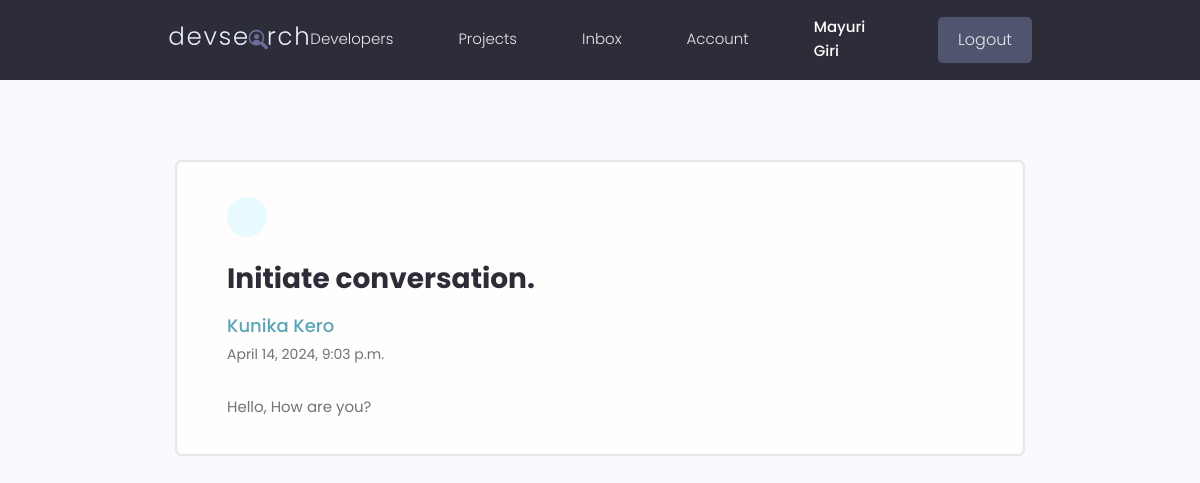
Screenshot of /message/f023ee14528e4bc5b0cb36a4ff082155/ (signed in) with the database file from the repository.
### users/models.py (models this page shows, shortened)
class Message(models.Model):
    sender = models.ForeignKey(
        Profile, on_delete=models.SET_NULL, null=True, blank=True)
    recipient = models.ForeignKey(
        Profile, on_delete=models.SET_NULL, null=True, blank=True, related_name="messages")
    name = models.CharField(max_length=200, null=True, blank=True)
    email = models.EmailField(max_length=200, null=True, blank=True)
    subject = models.CharField(max_length=200, null=True, blank=True)
    body = models.TextField()
    is_read = models.BooleanField(default=False, null=True)
    created = models.DateTimeField(auto_now_add=True)
    id = models.UUIDField(default=uuid.uuid4, unique=True,
                          primary_key=True, editable=False)
    class Meta:
        ordering = ['is_read', '-created']

### users/views.py (the view)
# urls.py: path('message/<str:pk>/', views.viewMessage, name="message"),
@login_required(login_url='login')
def viewMessage(request, pk):
    profile = request.user.profile
    message = profile.messages.get(id=pk)
    if message.is_read == False:
        message.is_read = True
        message.save()
    context = {'message': message}
    return render(request, 'users/message.html', context)

### users/templates/users/message.html (shortened to what this page needs)
{% extends 'main.html' %}
{% block content %}
<main class="messagePage my-xl">
  <div class="content-box">
    <div class="message">
      <a class="backButton" href="{% url 'inbox' %}"></a>
      <h2 class="message__subject">{{message.subject}}</h4>
        {% if message.sender %}
        <a href="{% url 'user-profile' message.sender.id  %}" class="message__author">{{message.name}}</a>
        {% else %}
        <p class="message__author">{{message.name}}</p>
        {% endif %}
        <p class="message__date">{{message.created}}</p>
        <div class="message__body">{{message.body|linebreaksbr}}</div>
    </div>
  </div>
</main>
{% endblock content %}

### templates/navbar.html (shortened to what this page needs)
{% load static %}
<header class="header">
    <div class="container container--narrow">
        <a href="{% url 'profiles' %}" class="header__logo">
            <img src="{% static 'images/logo.svg' %} " alt="DevSearch Logo" />
        </a>
        <nav class="header__nav">
            <ul class="header__menu">
                <li class="header__menuItem"><a href="{% url 'profiles' %}">Developers</a></li>
                <li class="header__menuItem"><a href="{% url 'projects' %}">Projects</a></li>
                {% if request.user.is_authenticated %}
                <li class="header__menuItem"><a href="{% url 'inbox' %}">Inbox</a></li>
                <li class="header__menuItem"><a href="{% url 'account' %}">Account</a></li>
                <a class="header__menuItem" style="color: white;">
                    {{request.user.first_name}}
                  </a>
                <li class="header__menuItem"><a href="{% url 'logout' %}" class="btn btn--sub">Logout</a></li>
                {% else %}
                <li class="header__menuItem"><a href="{% url 'login' %}" class="btn btn--sub">Login/Sign Up</a></li>
                {% endif %}
            </ul>
        </nav>
    </div>
</header>

### static/styles/app.css (style rules this page uses)
:root { --color-sub: #2d2d39; }
.btn--sub { background-color: var(--color-sub-light); }
img { width: 100%; }
.content-box { width: 95%; max-width: 85rem; margin: 0 auto; }
.header { position: sticky; z-index: 111; background-color: var(--color-sub); padding: 1.5rem 0; }
.header > .container { display: flex; justify-content: space-between; align-items: center; }
.header__logo > img { height: 3.8rem; }
.header__nav > ul { display: inline-flex; align-items: center; list-style: none; gap: 6.5rem; }
.header__menuItem > a { color: var(--color-light); font-weight: 300; }
.message { padding: 2.5rem 0; }
.message > a { display: flex; gap: 1rem; }
.message__author, .message__date { flex-basis: 25%; }
.message__subject { flex-basis: 50%; }
.message__date { text-align: right; }
.messagePage .message { list-style: none; background: var(--color-white); padding: 3.5rem 5rem; border: 2px solid var(--color-light); border-radius: 0.7rem; }
.messagePage .message__subject { font-size: 2.8rem; color: var(--color-sub); margin-bottom: 1rem; margin-top: 2rem; }
.messagePage .message__author { font-size: 1.8rem; font-weight: 500; }
.messagePage .message__date { font-size: 1.4rem; font-weight: 400; text-align: left; margin-bottom: 3rem; }
.backButton { background: var(--color-main-light); color: var(--color-main); width: 4rem; height: 4rem; display: flex; align-items: center; justify-content: center; border-radius: 50%; }

### static/uikit/styles/modules/_variables.css (style rules this page uses)
:root { --color-main: #5aa5b9; --color-main-light: #e6faff; --color-sub: #3f4156; --color-sub-light: #51546e; --color-sub-lighter: #ededfd; --color-text: #737373; --color-gray: #8b8b8b; --color-light: #e5e7eb; --color-light-gray: #767676; --color-bg: #f8fafd; --color-white: #fffefd; --color-white-light: #f3f3f3; --color-success: #359e64; --color-success-bg: #def8e8; --color-error: #fc4b0b; --color-error-bg: #fff2ee; --font-base: 'Poppins', arial, helvetica, 'Segoe UI', roboto, ubuntu, sans-serif; --font-monospace: 'Fira Code', 'Courier New', courier, monospace; --font-regular: 300; --font-medium: 500; --font-bold: 700; --generic-shadow: 1px 1px 5px #00000010; --generic-transition: all 0.3s ease-in-out; }

### static/uikit/styles/modules/_base.css (style rules this page uses)
* { margin: 0; padding: 0; box-sizing: border-box; text-rendering: optimizeLegibility; color: inherit; font-size: inherit; }
html { font-size: 50%; }
@media only screen and (min-width: 480px) { html { font-size: 56.25%; } }
@media only screen and (min-width: 1200px) { html { font-size: 62.5%; } }
body { line-height: 1.6; font-weight: 400; font-size: 1.5rem; color: var(--color-text); background-color: var(--color-bg); min-height: 100vh; }

### static/uikit/styles/modules/_typography.css (style rules this page uses)
* { font-family: var(--font-base); }
h2 { font-size: 3.6rem; font-weight: var(--font-bold); }
p, span, strong { font-size: 1.6rem; color: var(--color-text); font-weight: var(--font-regular); }
a { padding-bottom: 2px; text-decoration: none; display: inline-block; color: var(--color-main); font-weight: var(--font-medium); }

### static/uikit/styles/modules/_utilities.css (style rules this page uses)
.container { width: 92%; max-width: 165rem; margin: 0 auto; box-sizing: border-box; }
.container--narrow { width: 92%; max-width: 120rem; }
@media screen and (min-width: 1000px) { .container { width: 90%; } }
@media screen and (min-width: 1000px) { .container--narrow { width: 85%; } }
@media screen and (min-width: 1200px) { .container { width: 80%; } }
@media screen and (min-width: 1200px) { .container--narrow { width: 72%; } }
.my-xl { margin: 8rem auto; }

### static/uikit/styles/modules/_button.css (style rules this page uses)
.btn { display: inline-block; position: relative; cursor: pointer; background-color: var(--color-light); font-weight: var(--font-medium); color: var(--color-sub); text-decoration: none; padding: 1rem 2rem; border-radius: 0.5rem; border: none; width: -webkit-fit-content; width: -moz-fit-content; width: fit-content; height: -webkit-fit-content; height: -moz-fit-content; height: fit-content; font-size: 1.6rem; outline-width: 0; outline-color: transparent; -webkit-backface-visibility: hidden; backface-visibility: hidden; transition: all 0.3s ease-in-out; }
.btn--sub { background-color: var(--color-sub); color: var(--color-white); }

### rows the page displays
Message: subject "Initiate conversation.", name "Kunika Kero", created "April 14, 2024, 9:03 p.m.", body "Hello, How are you?"

### other values shown
{{ request.user.first_name }} "Mayuri Giri"
